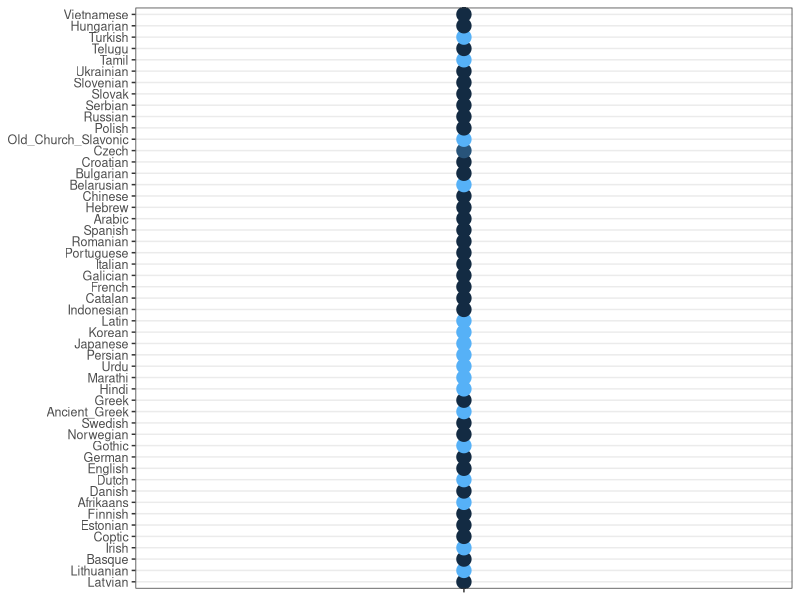
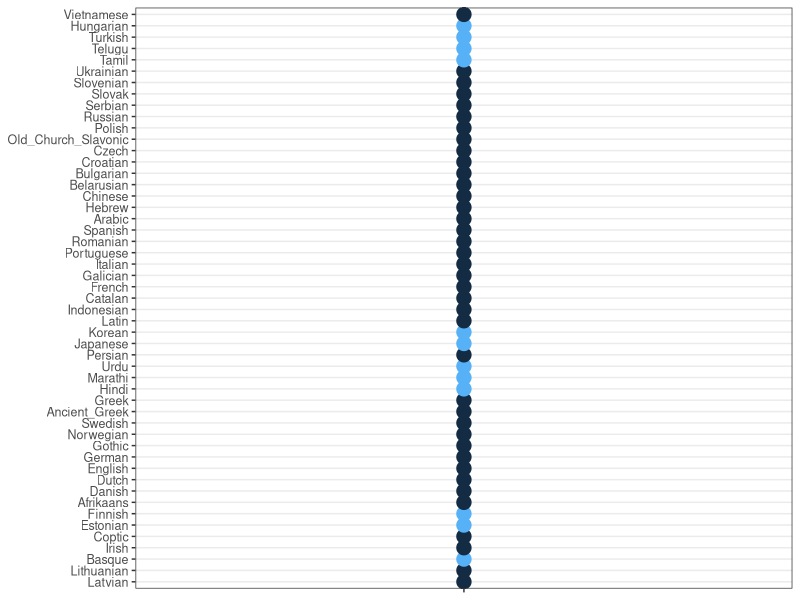

Here is the R script that generated these plots, in order:

data = read.csv("../../grammars/manual_output_funchead_ground_coarse_final/auto-summary-lstm.tsv", sep="\t")# %>% rename(Quality=AverageLength)
library(dplyr)
library(tidyr)
library(ggplot2)
data = data %>% mutate(DH_Weight = DH_Mean_NoPunct)
library(forcats)
data = data %>% mutate(Language = fct_recode(Language, "Old_Church_Slavonic" = "Old", "Ancient_Greek" = "Ancient"))
languages = read.csv("../languages/languages-iso_codes.tsv", sep=",")
data  = merge(data, languages, by=c("Language"), all.x=TRUE)
ofInterest =  c("acl", "aux", "lifted_case", "lifted_cop", "lifted_mark", "nmod", "obl", "xcomp")
# , "amod", "nummod"
data = data %>% select(Dependency, Family, Language, FileName, DH_Weight)
D = data %>% filter(Dependency == "obj") %>% rename(DH_Weight_Obj = DH_Weight) %>% select(DH_Weight_Obj, FileName)
data = merge(data, D, by=c("FileName"))
data = data %>% filter(Dependency %in% ofInterest)
data = data %>% mutate(Dir = pmax(0, sign(DH_Weight)), DirObj = pmax(0, sign(DH_Weight_Obj))) %>% mutate(Agree = (Dir == DirObj))
reverseOrder = c("aux")
data[data$Dependency %in% reverseOrder,]$Agree = 1-data[data$Dependency %in% reverseOrder,]$Agree
D = data %>% group_by(Language, Family, Dependency) %>% summarise(Dir = mean(Dir), DirObj = mean(DirObj))
D_Ground = rbind(D)

D$Direction = ifelse(D$DirObj == 1, "OV", "VO")

ordersByLanguage = unique(data.frame(Language = D$Language, Direction = as.character(D$Direction)))


data = read.csv("../../grammars/manual_output_funchead_two_coarse_lambda09_best_balanced/auto-summary-lstm.tsv", sep="\t")# %>% rename(Quality=AverageLength)
best = read.csv("../strongest_models/best-two-lambda09-best-balanced.csv")
library(dplyr)
library(tidyr)
library(ggplot2)
library(forcats)
data = data %>% mutate(Language = fct_recode(Language, "Old_Church_Slavonic" = "Old", "Ancient_Greek"= "Ancient"))
best = best %>% mutate(Language = fct_recode(Language, "Old_Church_Slavonic" = "Old", "Ancient_Greek"= "Ancient"))
data = merge(data %>% mutate(FileName = as.character(FileName)), best %>% rename(FileName = Model), by=c("Language", "FileName"))
data = data
languages = read.csv("../languages/languages-iso_codes.tsv", sep=",")
data  = merge(data, languages, by=c("Language"), all.x=TRUE)
ofInterest =  c("acl", "aux", "lifted_case", "lifted_cop", "lifted_mark", "nmod", "obl", "xcomp")
data = data %>% select(CoarseDependency, Family, Language, FileName, DH_Weight)
D = data %>% filter(CoarseDependency == "obj") %>% rename(DH_Weight_Obj = DH_Weight) %>% select(DH_Weight_Obj, FileName)
data = merge(data, D, by=c("FileName"))
data = data %>% filter(CoarseDependency %in% ofInterest)
data = data %>% mutate(Dir = pmax(0, sign(DH_Weight)), DirObj = pmax(0, sign(DH_Weight_Obj))) %>% mutate(Agree = (Dir == DirObj))
reverseOrder = c("aux")
data[data$CoarseDependency %in% reverseOrder,]$Agree = 1-data[data$CoarseDependency %in% reverseOrder,]$Agree
data$Direction = ifelse(data$DirObj == 1, "OV", "VO")
data2 = rbind(data) %>% mutate(Direction = ifelse(Direction == "OV", "VO", "OV"), Dir = 1-Dir, DirObj = 1-DirObj)
	data = rbind(data, data2)
D = merge(data, ordersByLanguage, by=c("Language", "Direction"))
D = D %>% group_by(Language, Family, CoarseDependency) %>% summarise(Dir = mean(Dir), DirObj = mean(DirObj))

D_Eff = D




D_Ground = D_Ground %>% mutate(CoarseDependency = Dependency)
D_Ground$Type = "Real Languages"
D_Eff$Type = "Efficiency"

D = rbind(D_Ground, D_Eff)

D[D$CoarseDependency == "aux",]$Dir = 1-D[D$CoarseDependency == "aux",]$Dir


D = D %>% filter(CoarseDependency == "lifted_case")

library(scales)

D$DirB = as.factor(as.character(round(pmax(0, pmin(1, D$Dir)))))
D$DirB=D$Dir
D_Ground_Mean = D_Ground %>% group_by(Language, Family) %>% summarise(Dir = sum(DirObj))
D$Language_Ordered = factor(D$Language, levels=unique(D_Ground_Mean[order(D_Ground_Mean$Family),]$Language), ordered=TRUE)

D = D[order(D$Language_Ordered),]

plot = ggplot(D %>% filter(Type == "Efficiency"), aes(x = CoarseDependency, y = Language_Ordered)) + 
  geom_point(aes(fill=DirB, colour = DirB, size =1)) +
#  scale_color_gradient() + #values=c("blue", "green")) +
  theme_bw() + theme(axis.text.x=element_blank(), #element_text(size=9, angle=0, vjust=0.3),
                     axis.text.y=element_text(size=9),
                     plot.title=element_text(size=11)) +
  theme(axis.title=element_blank()) + 
  theme(legend.position="none") #+ facet_grid(~Family) 
ggsave(file="test1.pdf")


plot = ggplot(D %>% filter(Type == "Real Languages"), aes(x = CoarseDependency, y = Language_Ordered)) + 
  geom_point(aes(fill=DirB, colour = DirB, size =1)) +
#  scale_color_gradient() + #values=c("blue", "green")) +
  theme_bw() + theme(axis.text.x=element_blank(), #element_text(size=9, angle=0, vjust=0.3),
                     axis.text.y=element_text(size=9),
                     plot.title=element_text(size=11)) +
  theme(axis.title=element_blank()) + 
  theme(legend.position="none") #+ facet_grid(~Family) 
ggsave(file="test2.pdf")

#ggsave(file="figures/coverage-ground_eff-byObj-circles-viz.pdf", plot=plot)


